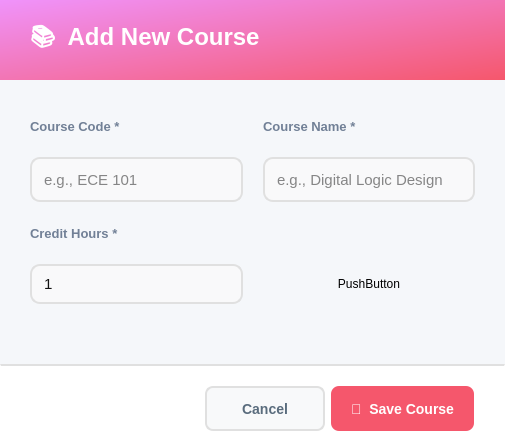
<?xml version="1.0" encoding="UTF-8"?>
<ui version="4.0">
 <class>AddCourseDialog</class>
 <widget class="QDialog" name="AddCourseDialog">
  <property name="geometry">
   <rect>
    <x>0</x>
    <y>0</y>
    <width>505</width>
    <height>444</height>
   </rect>
  </property>
  <property name="minimumSize">
   <size>
    <width>0</width>
    <height>0</height>
   </size>
  </property>
  <property name="maximumSize">
   <size>
    <width>780</width>
    <height>580</height>
   </size>
  </property>
  <property name="windowTitle">
   <string>Add New Course</string>
  </property>
  <property name="styleSheet">
   <string notr="true">background-color: #f5f7fa;</string>
  </property>
  <layout class="QVBoxLayout" name="mainLayout">
   <property name="spacing">
    <number>0</number>
   </property>
   <property name="leftMargin">
    <number>0</number>
   </property>
   <property name="topMargin">
    <number>0</number>
   </property>
   <property name="rightMargin">
    <number>0</number>
   </property>
   <property name="bottomMargin">
    <number>0</number>
   </property>
   <item>
    <widget class="QFrame" name="headerFrame">
     <property name="minimumSize">
      <size>
       <width>0</width>
       <height>80</height>
      </size>
     </property>
     <property name="maximumSize">
      <size>
       <width>16777215</width>
       <height>80</height>
      </size>
     </property>
     <property name="styleSheet">
      <string notr="true">background: qlineargradient(x1:0, y1:0, x2:1, y2:1, stop:0 #f093fb, stop:1 #f5576c); border-radius: 0px;</string>
     </property>
     <property name="frameShape">
      <enum>QFrame::Shape::StyledPanel</enum>
     </property>
     <layout class="QHBoxLayout" name="headerLayout">
      <property name="leftMargin">
       <number>30</number>
      </property>
      <property name="topMargin">
       <number>20</number>
      </property>
      <property name="rightMargin">
       <number>30</number>
      </property>
      <property name="bottomMargin">
       <number>20</number>
      </property>
      <item>
       <widget class="QLabel" name="labelTitle">
        <property name="styleSheet">
         <string notr="true">font-size: 24px; font-weight: bold; color: white; background: transparent;</string>
        </property>
        <property name="text">
         <string>📚  Add New Course</string>
        </property>
       </widget>
      </item>
      <item>
       <spacer name="headerSpacer">
        <property name="orientation">
         <enum>Qt::Orientation::Horizontal</enum>
        </property>
        <property name="sizeHint" stdset="0">
         <size>
          <width>40</width>
          <height>20</height>
         </size>
        </property>
       </spacer>
      </item>
     </layout>
    </widget>
   </item>
   <item>
    <widget class="QScrollArea" name="scrollArea">
     <property name="styleSheet">
      <string notr="true">border: none; background-color: #f5f7fa;</string>
     </property>
     <property name="widgetResizable">
      <bool>true</bool>
     </property>
     <widget class="QWidget" name="scrollContent">
      <property name="geometry">
       <rect>
        <x>0</x>
        <y>0</y>
        <width>505</width>
        <height>284</height>
       </rect>
      </property>
      <property name="styleSheet">
       <string notr="true">background-color: #f5f7fa;</string>
      </property>
      <layout class="QVBoxLayout" name="contentLayout">
       <property name="spacing">
        <number>20</number>
       </property>
       <property name="leftMargin">
        <number>30</number>
       </property>
       <property name="topMargin">
        <number>30</number>
       </property>
       <property name="rightMargin">
        <number>30</number>
       </property>
       <property name="bottomMargin">
        <number>30</number>
       </property>
       <item>
        <layout class="QGridLayout" name="formGrid">
         <property name="horizontalSpacing">
          <number>20</number>
         </property>
         <property name="verticalSpacing">
          <number>15</number>
         </property>
         <item row="10" column="2">
          <widget class="QPushButton" name="pushButton">
           <property name="text">
            <string>PushButton</string>
           </property>
          </widget>
         </item>
         <item row="1" column="0">
          <widget class="QLineEdit" name="lineEditCourseCode">
           <property name="minimumSize">
            <size>
             <width>0</width>
             <height>45</height>
            </size>
           </property>
           <property name="styleSheet">
            <string notr="true">QLineEdit {
    border: 2px solid #E0E0E0;
    border-radius: 10px;
    padding: 8px 10px;
    background: rgba(250, 250, 250, 200); /* slightly transparent soft white */
    font-size: 11pt;
    color: #111111;                         /* user text color */
    font-style: normal;                      /* ensures user text is not italic */
}

QLineEdit:focus {
    border: 2px solid #667EEA;
    background: rgba(250, 250, 250, 220);   /* slightly brighter on focus */
}

QLineEdit::placeholder {
    color: rgba(50, 50, 50, 200);           /* placeholder text color */
    font-style: italic;                      /* placeholder remains italic */
}
</string>
           </property>
           <property name="placeholderText">
            <string>e.g., ECE 101</string>
           </property>
          </widget>
         </item>
         <item row="1" column="2">
          <widget class="QLineEdit" name="lineEditCourseName">
           <property name="minimumSize">
            <size>
             <width>0</width>
             <height>45</height>
            </size>
           </property>
           <property name="styleSheet">
            <string notr="true">QLineEdit {
    border: 2px solid #E0E0E0;
    border-radius: 10px;
    padding: 8px 10px;
    background: rgba(250, 250, 250, 200); /* slightly transparent soft white */
    font-size: 11pt;
    color: #111111;                         /* user text color */
    font-style: normal;                      /* ensures user text is not italic */
}

QLineEdit:focus {
    border: 2px solid #667EEA;
    background: rgba(250, 250, 250, 220);   /* slightly brighter on focus */
}

QLineEdit::placeholder {
    color: rgba(50, 50, 50, 200);           /* placeholder text color */
    font-style: italic;                      /* placeholder remains italic */
}
</string>
           </property>
           <property name="placeholderText">
            <string>e.g., Digital Logic Design</string>
           </property>
          </widget>
         </item>
         <item row="0" column="2">
          <widget class="QLabel" name="labelCourseName">
           <property name="styleSheet">
            <string notr="true">font-size: 13px; color: #718096; font-weight: bold; background: transparent;</string>
           </property>
           <property name="text">
            <string>Course Name *</string>
           </property>
          </widget>
         </item>
         <item row="0" column="0">
          <widget class="QLabel" name="labelCourseCode">
           <property name="styleSheet">
            <string notr="true">font-size: 13px; color: #718096; font-weight: bold; background: transparent;</string>
           </property>
           <property name="text">
            <string>Course Code *</string>
           </property>
          </widget>
         </item>
         <item row="2" column="0">
          <widget class="QLabel" name="labelCreditHours">
           <property name="styleSheet">
            <string notr="true">font-size: 13px; color: #718096; font-weight: bold; background: transparent;</string>
           </property>
           <property name="text">
            <string>Credit Hours *</string>
           </property>
          </widget>
         </item>
         <item row="10" column="0">
          <widget class="QSpinBox" name="spinBoxCreditHours">
           <property name="styleSheet">
            <string notr="true">QSpinBox {
    border: 2px solid #E0E0E0;
    border-radius: 10px;
    padding: 8px 10px;                        /* same padding as your QLineEdit */
    background: rgba(250, 250, 250, 200);
    font-size: 11pt;
    color: #111111;
    font-style: normal;
}

QSpinBox:focus {
    border: 2px solid #667EEA;
    background: rgba(250, 250, 250, 220);
}

/* The text area inside the spinbox */
QSpinBox QLineEdit {
    color: #111111;
    font-style: normal;
}

/* Placeholder text styling (requires setting placeholder via spinbox.lineEdit().setPlaceholderText()) */
QSpinBox QLineEdit:disabled {
    color: #888888;
}

/* Hide the up/down arrows completely */
QSpinBox::up-button, QSpinBox::down-button {
    width: 0;
    height: 0;
    border: none;
}
</string>
           </property>
           <property name="minimum">
            <number>1</number>
           </property>
           <property name="maximum">
            <number>10</number>
           </property>
          </widget>
         </item>
        </layout>
       </item>
       <item>
        <spacer name="verticalSpacer">
         <property name="orientation">
          <enum>Qt::Orientation::Vertical</enum>
         </property>
         <property name="sizeType">
          <enum>QSizePolicy::Policy::Minimum</enum>
         </property>
         <property name="sizeHint" stdset="0">
          <size>
           <width>17</width>
           <height>30</height>
          </size>
         </property>
        </spacer>
       </item>
      </layout>
     </widget>
    </widget>
   </item>
   <item>
    <widget class="QFrame" name="footerFrame">
     <property name="minimumSize">
      <size>
       <width>0</width>
       <height>80</height>
      </size>
     </property>
     <property name="maximumSize">
      <size>
       <width>16777215</width>
       <height>80</height>
      </size>
     </property>
     <property name="styleSheet">
      <string notr="true">background-color: white; border-top: 2px solid #e0e0e0;</string>
     </property>
     <property name="frameShape">
      <enum>QFrame::Shape::StyledPanel</enum>
     </property>
     <layout class="QHBoxLayout" name="footerLayout">
      <property name="leftMargin">
       <number>30</number>
      </property>
      <property name="topMargin">
       <number>20</number>
      </property>
      <property name="rightMargin">
       <number>30</number>
      </property>
      <property name="bottomMargin">
       <number>20</number>
      </property>
      <item>
       <spacer name="footerSpacer">
        <property name="orientation">
         <enum>Qt::Orientation::Horizontal</enum>
        </property>
        <property name="sizeHint" stdset="0">
         <size>
          <width>40</width>
          <height>20</height>
         </size>
        </property>
       </spacer>
      </item>
      <item>
       <widget class="QPushButton" name="buttonCancel">
        <property name="minimumSize">
         <size>
          <width>120</width>
          <height>45</height>
         </size>
        </property>
        <property name="cursor">
         <cursorShape>PointingHandCursor</cursorShape>
        </property>
        <property name="styleSheet">
         <string notr="true">QPushButton {
    background-color: #f8f9fa;
    color: #5a6c7d;
    border: 2px solid #e0e0e0;
    border-radius: 8px;
    font-size: 14px;
    font-weight: bold;
    padding: 10px 20px;
}

QPushButton:hover {
    border-color: #f5576c;
    color: #f5576c;
}

QPushButton:pressed {
    background-color: #e0e0e0; /* darker grey for pressed feedback */
    border-color: #f5576c;
    color: #f5576c;
}</string>
        </property>
        <property name="text">
         <string>Cancel</string>
        </property>
       </widget>
      </item>
      <item>
       <widget class="QPushButton" name="buttonSave">
        <property name="enabled">
         <bool>true</bool>
        </property>
        <property name="minimumSize">
         <size>
          <width>120</width>
          <height>45</height>
         </size>
        </property>
        <property name="cursor">
         <cursorShape>PointingHandCursor</cursorShape>
        </property>
        <property name="styleSheet">
         <string notr="true">QPushButton {
    background-color: #f5576c;
    color: #ffffff;
    border: none;
    border-radius: 8px;
    font-size: 14px;
    font-weight: bold;
    padding: 10px 20px;
    transition: background-color 150ms;
}
QPushButton:hover {
    background-color: #e5475c;
}
QPushButton:pressed {
    background-color: #d43f52;
}
QPushButton:disabled {
    background-color: #cccccc;  /* gray background for disabled */
    color: #666666;             /* darker gray text */
}</string>
        </property>
        <property name="text">
         <string>💾  Save Course</string>
        </property>
       </widget>
      </item>
     </layout>
    </widget>
   </item>
  </layout>
 </widget>
 <resources/>
 <connections/>
</ui>
